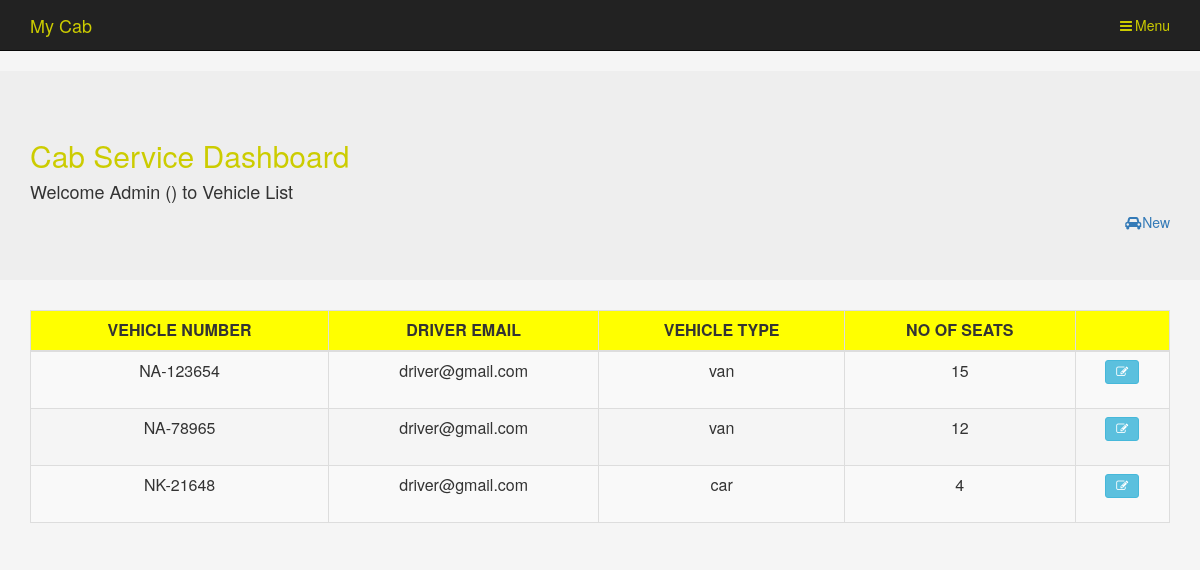
Page /vehical/vehicals.php on the committed database.
### tables this page shows
CREATE TABLE `vehicle` (
  `NUMBER` varchar(200) NOT NULL,
  `DRIVER_EMAIL` varchar(500) NOT NULL,
  `TYPE` varchar(200) NOT NULL,
  `NO_OF_SEATS` varchar(200) NOT NULL
);

### vehical/vehicals.php (the view, shortened to what this page needs)
<?php
$conn = OpenCon();
$query = "SELECT * FROM VEHICLE";
mysqli_query($conn, $query) or die('Error querying database.');
$result = mysqli_query($conn, $query);
?>
<html>
    <head>
        <link href="../res/css/bootstrap.css" rel="stylesheet" type="text/css">
        <link href="../res/css/font-awesome.css" rel="stylesheet" type="text/css">
    </head>
    <body style="background-color: whitesmoke">
        <div class="navbar navbar-inverse navbar-static-top">
            <div class="container">
                <div class="navbar-header">
                    <a style="color: #cccc00" class="navbar-brand" href="index.php">My Cab</a>
                </div>
                <ul class="nav navbar-nav navbar-right">
                    <li class="dropdown">
                        <a style="color: #cccc00" class="dropdown-toggle" data-toggle="dropdown">
                            <i class="fa fa-bars fa-fw"></i>Menu
                        </a>
                    </li>
                </ul>
            </div>
        </div>
        <div class="jumbotron">
            <div class="container">
                <h2><a href="../dashboardAdmin.php" style="text-decoration: none; color: #cccc00">Cab Service Dashboard</a></h2>
                <h4>Welcome Admin (<small><?php echo $_COOKIE['loginUser']; ?></small>) to Vehicle List</h4>
                <div class="pull-right">
                    <a href="newVehicle.php"><i class="fa fa-car fa-fw"></i>New</a>
                </div>
            </div>
        </div>
        <div class="container">
            <div class="row">
                <div class="col-lg-12 col-xs-12 col-md-12 col-sm-12">
                    <table class="table table-striped table-bordered table-hover table-responsive text-center">
                        <thead>
                            <tr class="text-uppercase" style="background-color: #ffff00">
                                <th class="text-center">Vehicle Number</th>
                                <th class="text-center">Driver Email</th>
                                <th class="text-center">Vehicle Type</th>
                                <th class="text-center">No of Seats</th>
                                <th></th>
                            </tr>
                        </thead>
                        <tbody>
                            <?php while ($row = mysqli_fetch_array($result)) { ?>
                                <tr>
                                    <td><?php echo $row['NUMBER']; ?></td>
                                    <td><?php echo $row['DRIVER_EMAIL']; ?></td>
                                    <td><?php echo $row['TYPE']; ?></td>
                                    <td><?php echo $row['NO_OF_SEATS']; ?></td>
                                    <td>
                                        <form method="post" action="updateVehicle.php">
                                            <button type="submit" class="btn btn-info btn-sm">
                                                <i class="fa fa-edit"></i>
                                            </button>
                                        </form>
                                    </td>
                                </tr>
                                <?php
                            }
                            ?>
                        </tbody>
                    </table>
                </div>
            </div>
        </div>
    </body>
</html>

### rows in the picture
vehicle: NUMBER "NA-123654", DRIVER_EMAIL "driver@gmail.com", TYPE "van", NO_OF_SEATS "15"
vehicle: NUMBER "NA-78965", DRIVER_EMAIL "driver@gmail.com", TYPE "van", NO_OF_SEATS "12"
vehicle: NUMBER "NK-21648", DRIVER_EMAIL "driver@gmail.com", TYPE "car", NO_OF_SEATS "4"
